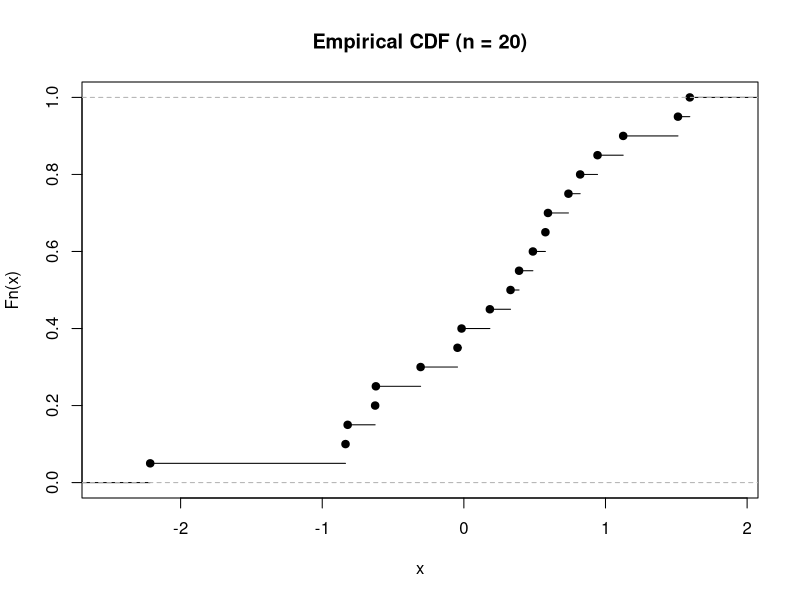

This figure's R source:
############################################################
## Basic Probability + Simulation in R
## (d, p, q, r, ecdf, sample)
############################################################


############################################################
## 1) Density Function: d*
############################################################

# Example: Standard Normal distribution

# What is the density at x = 0?
dnorm(0)

# What is the density at x = 2?
dnorm(2)

# Important: this is NOT a probability.
# It is the height of the curve.


############################################################
## 2) Probability Function (CDF): p*
############################################################

# What is P(X <= 0)?
pnorm(0)

# What is P(X <= 2)?
pnorm(2)

# This IS a probability (a number between 0 and 1).

############################################################
## 3) Quantile Function: q*
############################################################

# What value has 50% of the area below it?
qnorm(0.50)

# What value has 95% of the area below it?
qnorm(0.95)

# Quantile answers: "What x gives this probability?"


############################################################
## 4) Random Number Generation: r*
############################################################

# Generate one random draw
rnorm(1)

# Generate 5 random draws
rnorm(5)

# What type of object do we get?
x <- rnorm(5)
x
length(x)
mean(x)


mu <- 170
sigma <- 10
sim <- rnorm(100, mean = mu, sd = sigma)

mean(sim)
sd(sim)
summary(sim)


############################################################
## 5) Empirical CDF (ecdf)
############################################################

# Generate some data
set.seed(1)
sample_data <- rnorm(20)

# Create the empirical CDF
F_hat <- ecdf(sample_data)

# What proportion of values are <= 0?
F_hat(0)

# Compare to the true probability
pnorm(0)

# Plot the ECDF
plot(F_hat, main = "Empirical CDF (n = 20)")


############################################################
## 6) Sampling from a Finite Set: sample()
############################################################

# Sample 5 numbers from 1 to 10 (without replacement)
sample(1:10, size = 5)

# Sample 5 numbers WITH replacement
sample(1:10, size = 5, replace = TRUE)

# Sample letters
sample(c("A", "B", "C"), size = 5, replace = TRUE)

############################################################
## 7) sample() row indices from a data frame
############################################################

df <- data.frame(id = 1:8, score = round(rnorm(8), 2))
df

set.seed(4279)
idx <- sample(seq_len(nrow(df)), size = 3, replace = FALSE)
df[idx, ]
